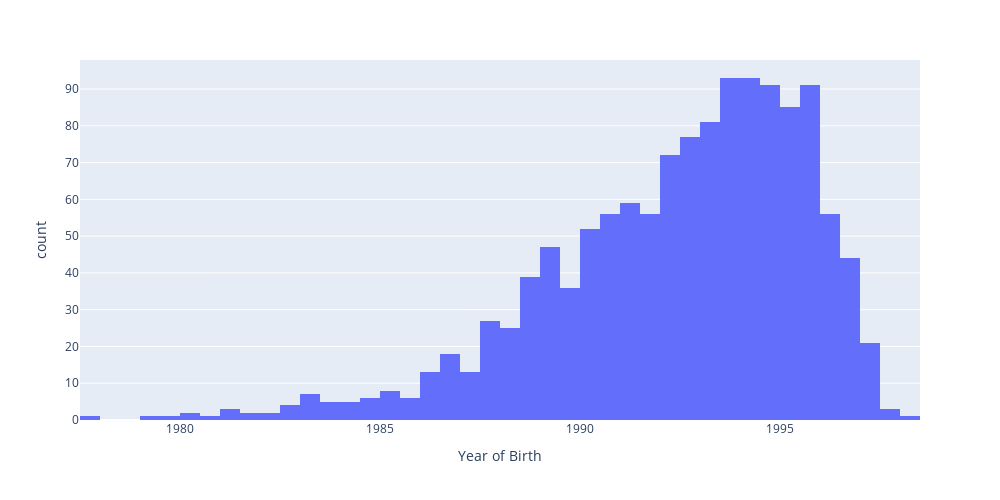

Here is the notebook cell this chart was saved with:
### Code cell
#colleges = ['Oklahoma', 'Alabama']
birthyear_fig = px.histogram(df_players, x="birthDate", labels = {'birthDate': 'Year of Birth'})
birthyear_fig.update_layout(autosize = False, width =1000, height =500)
birthyear_fig.show()

### Figure 1 — Plotly figure (JSON) as saved in the notebook; plotly's stock layout.template omitted (floating-point values rounded to 4 significant figures; data arrays with more than 128 entries replaced by an {"elided": "..."} marker saying what was removed)
{"data": [{"alignmentgroup": "True", "bingroup": "x", "hovertemplate": "Year of Birth=%{x}<br>count=%{y}<extra></extra>", "legendgroup": "", "marker": {"color": "#636efa"}, "name": "", "offsetgroup": "", "orientation": "v", "showlegend": false, "type": "histogram", "x": {"elided": "1303 str values"}, "xaxis": "x", "yaxis": "y"}], "layout": {"autosize": false, "barmode": "relative", "height": 500, "legend": {"tracegroupgap": 0}, "margin": {"t": 60}, "width": 1000, "xaxis": {"anchor": "y", "domain": [0, 1], "title": {"text": "Year of Birth"}}, "yaxis": {"anchor": "x", "domain": [0, 1], "title": {"text": "count"}}}}
